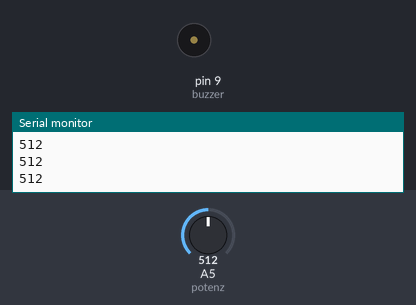
Simulated run of this sketch. Board: Arduino Uno, built with avr-gcc and run on an emulated ATmega328P. Shown: buzzer (waves = sounding, pin HIGH), the last lines printed to the serial monitor. The inputs (shaded band) are chosen by the test bench; at power-on: A5 (potenz) = 512.

Above: at 1.3 s.
1.4 s: A5 (potenz) set to 990
3.2 s: A5 (potenz) set to 1014
At 4.3 s:
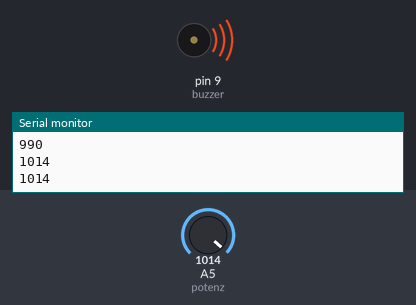
5.5 s: A5 (potenz) set to 900
At 7.0 s:
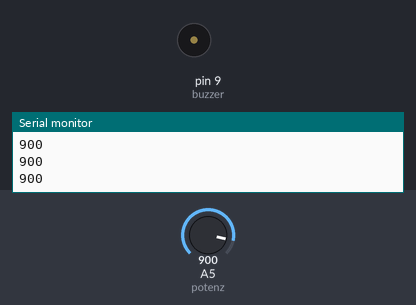
7.5 s: A5 (potenz) set to 1010
At 8.6 s:
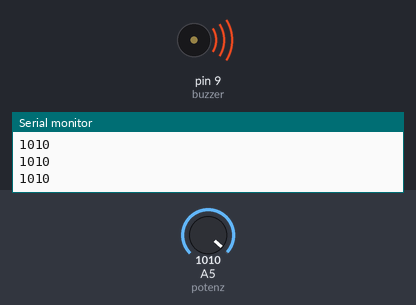
Timing chart, 0 to 10.5 s (numbered marks = the images above; inputs shaded):
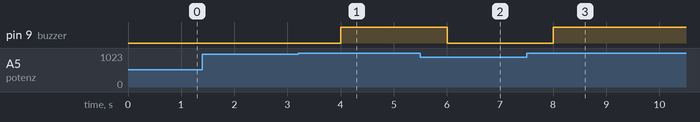

Measured:
- the behaviour switches between 1000 and 1001 on A5 (potenz) (found by bisection; images 0 and 1)
- after the input at 3.2 s, pin 9 (buzzer): LOW → HIGH after 0.80 s
- after the input at 5.5 s, pin 9 (buzzer): HIGH → LOW after 0.50 s
- after the input at 7.5 s, pin 9 (buzzer): LOW → HIGH after 0.51 s

The sketch:

10_Buzzer_potentiometer.ino
```cpp
int buzzer=9;
int potenz=A5;
int pval;
int V;
int dt=500;
void setup() {
  // put your setup code here, to run once:
pinMode(buzzer,OUTPUT);
pinMode(potenz,INPUT);
Serial.begin(9600);
}

void loop() {
  // put your main code here, to run repeatedly:
pval=analogRead(potenz);
Serial.println(pval);
delay(dt);

if(pval > 1000){
  digitalWrite(buzzer,HIGH);
}
if(pval <= 1000){
  digitalWrite(buzzer,LOW);
}
}
```
